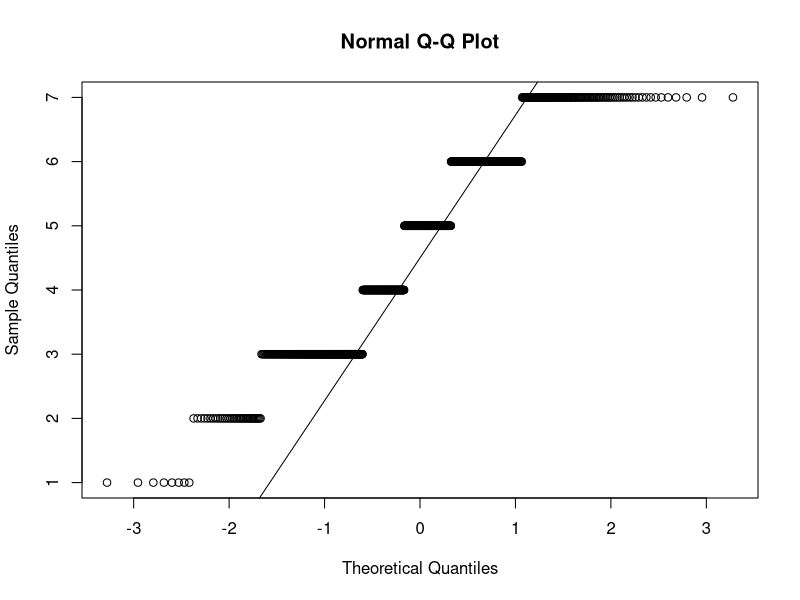
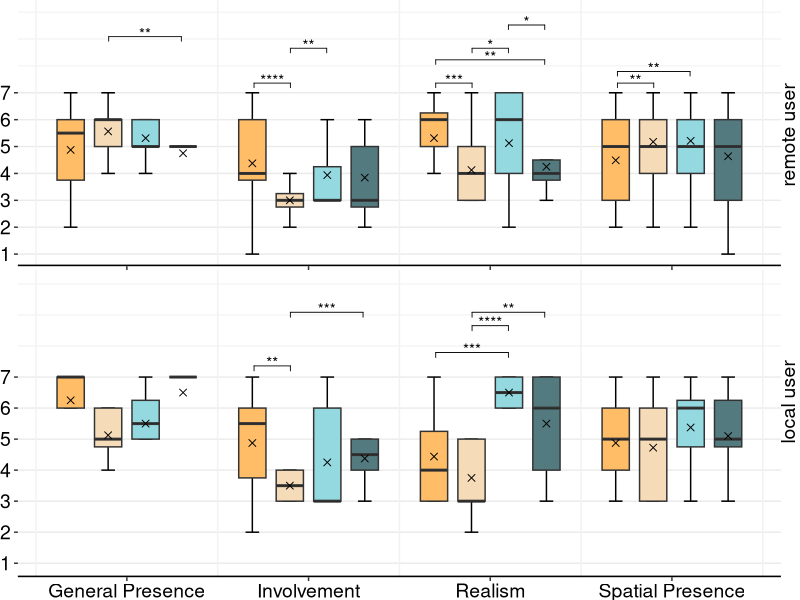
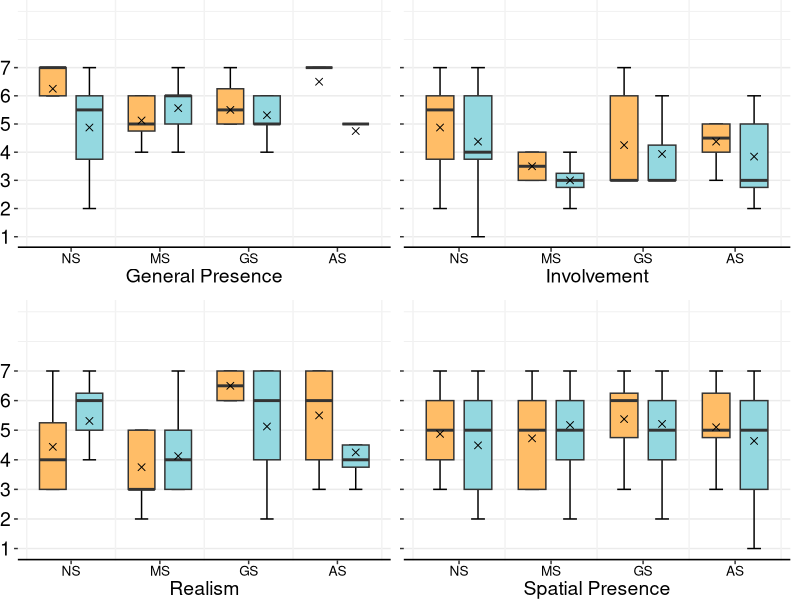
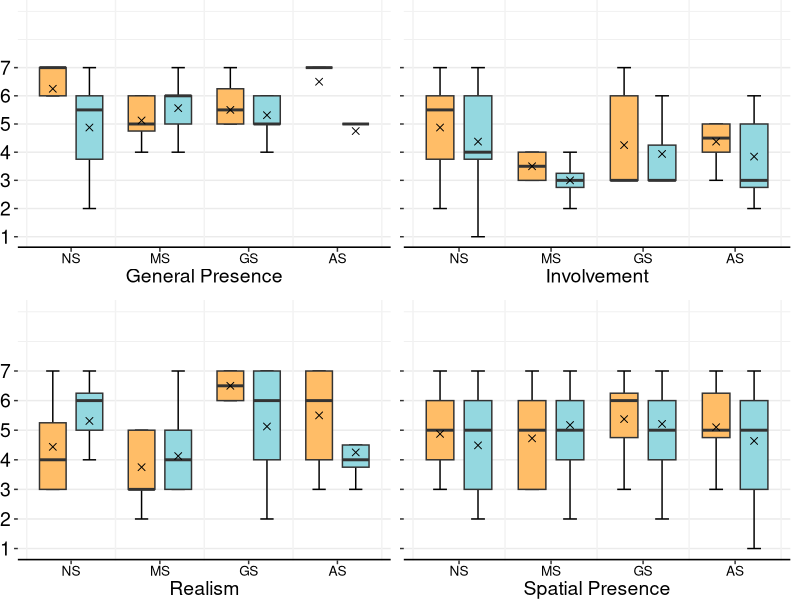
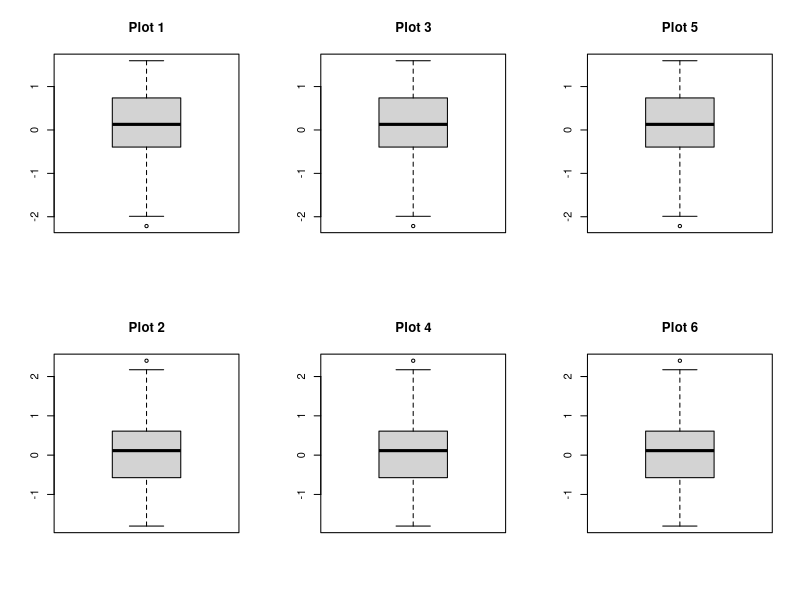

The R script that drew these images, in order:
## ---- chunk 1
library(ggplot2)
library(ggpubr)
library(dplyr)
library(ggplot2)
library(gridExtra)
library(grid)
library(rstatix)

coloring = c("#ffbd67", "#f6dbb8","#94d8e0","#537b7f")
fontsize = 14
dodge = .75
## ---- chunk 2
df=read.csv('csv/spatial.csv', sep=",")
result<-shapiro.test(df$score)

print(paste("Test Statistic (W):", result$statistic, "p=", result$p.value))
print(if (result$p.value > 0.05) "The data follows a normal distribution." else "The data does not follow a normal distribution.")

qqnorm(df$score)
qqline(df$score)
## ---- chunk 3
df=read.csv('csv/spatial.csv', sep=",")
# Assuming df is your data frame
summary_df <- df %>%
  group_by(conditions) %>%
  summarise(min = min(score),
            lq = quantile(score, 0.25),
            hq = quantile(score, 0.75),
            max = max(score),
            mean = mean(score),
            median = median(score),
            sd = sd(score))

# Print the summary
print(summary_df)
## ---- chunk 4
df=read.csv('csv/spatial.csv', sep=",")
condition_order <- c("NS", "MS", "GS", "AS")
df$conditions <- factor(df$conditions, levels = condition_order)

df_ar <- df[df$role == 'AR', ]
df_vr <- df[df$role == 'VR', ]

custom_boxplot <- function(df, stats, dodge, fontsize, coloring, tag) {
    ggplot(df, aes(x = params, y = score)) +
    stat_boxplot(aes(fill = conditions), geom = "errorbar", width = 0.3, position = position_dodge(1.1*dodge)) +
    geom_boxplot(aes(fill = conditions), width = 0.8*dodge, coef = 0, outlier.alpha = 0, show.legend = F,
                 position = position_dodge(1.1*dodge)) +
    stat_summary(aes(fill = conditions), fun.y = mean,
                 geom= "point", shape = 4, size = 2, colour= "black",
                 position = position_dodge(1.1*dodge)) +
    stat_summary(aes(fill = conditions), fun.y = median, fatten = .1, 
                 geom = "crossbar", width = 0.8*dodge, color = "black",
                 position = position_dodge(1.1*dodge)) +
    stat_pvalue_manual(stats, label = 'p.signif', hide.ns = TRUE, tip.length = 0.02) + 
    scale_fill_manual(name= "conditions", values = coloring) +
    scale_color_manual(name = "conditions", values = coloring) +
    geom_vline(xintercept=c(0.5,1.5,2.5,3.5,4.5),color="#F2F2F2")+ 
    scale_y_continuous(minor_breaks = seq(1, 10, 1), breaks = seq(1, 7, by=1), limits=c(1, 10)) +
    annotation_custom(grid::linesGrob(y = c(0,0), gp = grid::gpar(lwd=3))) +
    ylab(NULL) +
    
    labs(tag = tag) +
    theme_bw() +
    theme(
      axis.line = element_blank(),
      axis.title.x=element_blank(),
      axis.title.y=element_blank(),
      axis.text.x = element_blank(),
      axis.text.y = element_text(color="black", size=fontsize),
      text = element_text(size=fontsize),
      strip.background = element_blank(),
      plot.background = element_blank(),
      plot.tag = element_text(angle = 90, vjust = 1, size=fontsize),
      plot.tag.position = c(1, .5),
      plot.margin = unit(c(0.0, .025, .0, 0), "null"),
      panel.border = element_blank(),
      panel.spacing = unit(c(0, 0, 0, 0), "null"),
      panel.grid.major.x = element_blank(),
      legend.key = element_blank(),
      legend.key.size = unit(.5, "cm"),
      legend.key.height = unit(1, 'cm'), 
      legend.key.width = unit(.75, 'cm'), 
      legend.position="null",
      legend.direction = "horizontal",
      legend.justification = c("center", "top"),
      legend.title=element_blank(),
      legend.text=element_text(size=fontsize, margin = margin(r = 5)),
      legend.margin = margin(0, 0, 0, 0),
      legend.spacing.x = unit(0.1, "cm"),
      legend.spacing.y = unit(0, "cm"),
      legend.box.just = "right",
      legend.box.background = element_blank()
    ) 
}

vr.stat.test <- df_vr %>% 
  group_by(params) %>% 
  wilcox_test(score~conditions, p.adjust.method = 'BH') %>%
  add_significance("p") %>%
  add_xy_position(x = "params")

ar.stat.test <- df_ar %>% 
  group_by(params) %>% 
  wilcox_test(score~conditions, p.adjust.method = 'BH') %>%
  add_significance("p") %>%
  add_xy_position(x = "params")


bxp_vr <- custom_boxplot(df_vr, vr.stat.test, dodge, fontsize, coloring, "remote user")

bxp_ar <- custom_boxplot(df_ar, ar.stat.test, dodge, fontsize, coloring, "local user") + 
  theme(
    plot.tag.position = c(1, .6),
    axis.title.x=element_blank(),
    axis.text.x = element_text(color="black", size=fontsize)
  ) + 
  guides(fill = guide_legend(override.aes = list(color = "transparent")))


final_plot <- arrangeGrob(bxp_vr, bxp_ar, nrow = 2, heights = c(.45, .55))
grid.arrange(final_plot)

# saving the final figure
ggsave("out/spatial.pdf", final_plot, width = 8, height = 5, dpi = 1000)
  
## ---- chunk 5
df=read.csv('csv/spatial.csv', sep=",")
condition_order <- c("NS", "MS", "GS", "AS")
coloring = c("#ffbd67", "#94d8e0")
df$conditions <- factor(df$conditions, levels = condition_order)
df_gp <- df[df$params == 'General Presence', ]
df_in <- df[df$params == 'Involvement', ]
df_rl <- df[df$params == 'Realism', ]
df_sp <- df[df$params == 'Spatial Presence', ]

df_gp.stat <- df_gp %>% group_by(role) %>%
  wilcox_test(score~conditions, p.adjust.method = 'holm', paired = TRUE) %>%
  add_significance("p") %>% add_xy_position(x = "conditions")
df_in.stat <- df_in %>% group_by(role) %>%
  wilcox_test(score~conditions, p.adjust.method = 'holm', paired = TRUE) %>%
  add_significance("p") %>% add_xy_position(x = "conditions")
df_rl.stat <- df_rl %>% group_by(role) %>%
  wilcox_test(score~conditions, p.adjust.method = 'holm', paired = TRUE) %>%
  add_significance("p") %>% add_xy_position(x = "conditions")
df_sp.stat <- df_sp %>% group_by(role) %>%
  wilcox_test(score~conditions, p.adjust.method = 'holm', paired = TRUE) %>%
  add_significance("p") %>% add_xy_position(x = "conditions")

cp <- function(df, stat, dodge, lab) {
    ggplot(df, aes(x = conditions, y = score)) +
    stat_boxplot(aes(fill = role), geom = "errorbar", width = 0.3, position = position_dodge(1.1*dodge)) +
    geom_boxplot(aes(fill = role), width = 0.8*dodge, coef = 0, outlier.alpha = 0, show.legend = F,
                 position = position_dodge(1.1*dodge)) +
    stat_summary(aes(fill = role), fun.y = mean,
                 geom= "point", shape = 4, size = 2, colour= "black",
                 position = position_dodge(1.1*dodge)) +
    # geom_signif(
    #   y_position = c(7.3, 8.3), xmin = c(0.8, 1.8), xmax = c(1.2, 2.2),
    #   annotation = c("**", "NS"), tip_length = 0.2
    # ) +
    # geom_signif(
    #   y_position = c(7.3, 8.3), xmin = c(1.8, 2.8), xmax = c(2.2, 3.2),
    #   annotation = c("***", "*"), tip_length = 0.2
    # ) +
    geom_vline(xintercept=c(0.5,1.5,2.5,3.5,4.5),color="#F2F2F2")+ 
    xlab(lab) +
    ylab(NULL) +
    # stat_pvalue_manual(stat, label = 'p.adj.signif', hide.ns = TRUE, tip.length = 0.02) +
    scale_fill_manual(name= "conditions", values = coloring) +
    scale_color_manual(name = "conditions", values = coloring) +
    scale_y_continuous(minor_breaks = seq(1, 9, 1), breaks = seq(1, 7, by=1), limits=c(1, 9)) +
    annotation_custom(grid::linesGrob(y = c(0,0), gp = grid::gpar(lwd=3))) +
    theme_bw() +
    theme(
      axis.line = element_blank(),
      axis.title.y=element_blank(),
      axis.text.x = element_blank(),
      axis.text.y = element_text(color="black", size=fontsize),
      text = element_text(size=fontsize),
      strip.background = element_blank(),
      plot.background = element_blank(),
      plot.tag = element_text(angle = 90, vjust = 1, size=fontsize),
      plot.tag.position = c(1, .5),
      plot.margin = unit(c(0.0, .025, 0, 0), "null"),
      panel.border = element_blank(),
      panel.spacing = unit(c(0, 0, 0, 0), "null"),
      panel.grid.major.x = element_blank(),
      legend.key = element_blank(),
      legend.key.size = unit(.5, "cm"),
      legend.key.height = unit(1, 'cm'), 
      legend.key.width = unit(.75, 'cm'), 
      legend.position="null",
      legend.direction = "horizontal",
      legend.justification = c("center", "top"),
      legend.title=element_blank(),
      legend.text=element_text(size=fontsize, margin = margin(r = 5)),
      legend.margin = margin(0, 0, 0, 0),
      legend.spacing.x = unit(0.1, "cm"),
      legend.spacing.y = unit(0, "cm"),
      legend.box.just = "right",
      legend.box.background = element_blank()
    ) 
}

a <- cp(df_gp, df_gp.stat, dodge, 'General Presence')+ theme(
    axis.text.x = element_text(color="black", size=fontsize*.7),
    plot.margin = unit(c(0.0, .025, .05, 0), "null"),
  ) + guides(fill = guide_legend(override.aes = list(color = "transparent")))
b <- cp(df_in, df_in.stat, dodge, 'Involvement')+ theme(
    axis.text.x = element_text(color="black", size=fontsize*.7),
    plot.margin = unit(c(0.0, .025, .05, 0), "null"),
    axis.text.y = element_blank(),
  ) + guides(fill = guide_legend(override.aes = list(color = "transparent")))
c <- cp(df_rl, df_rl.stat, dodge, 'Realism') + theme(
    axis.text.x = element_text(color="black", size=fontsize*.7)
  ) + guides(fill = guide_legend(override.aes = list(color = "transparent")))
d <- cp(df_sp, df_sp.stat, dodge, 'Spatial Presence') + theme(
    axis.text.x = element_text(color="black", size=fontsize*.7),
    axis.text.y = element_blank(),
  ) + guides(fill = guide_legend(override.aes = list(color = "transparent")))

final_plot <- grid.arrange(a, b, c, d, nrow = 2, ncol = 2)
grid.arrange(final_plot)
ggsave("out/spatial.pdf", final_plot, width = 8, height = 5, dpi = 1000)  
## ---- chunk 6

# Create example data
set.seed(1)
data <- matrix(rnorm(100), ncol = 2)

# Define the layout
layout(matrix(c(1, 2, 3, 4, 5, 6), nrow = 2, ncol = 3))

# Create boxplots
boxplot(data[, 1], main = "Plot 1")
boxplot(data[, 2], main = "Plot 2")
boxplot(data[, 1], main = "Plot 3")
boxplot(data[, 2], main = "Plot 4")
boxplot(data[, 1], main = "Plot 5")
boxplot(data[, 2], main = "Plot 6")

